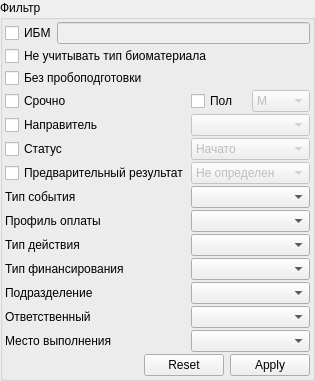
            <widget class="QGroupBox" name="grpStaticFilter">
             <property name="sizePolicy">
              <sizepolicy hsizetype="Minimum" vsizetype="Preferred">
               <horstretch>0</horstretch>
               <verstretch>0</verstretch>
              </sizepolicy>
             </property>
             <property name="title">
              <string>Фильтр</string>
             </property>
             <layout class="QGridLayout" name="gridLayout_5">
              <property name="margin">
               <number>2</number>
              </property>
              <property name="spacing">
               <number>2</number>
              </property>
              <item row="1" column="0" colspan="3">
               <widget class="QCheckBox" name="chkTissueType">
                <property name="text">
                 <string>Не учитывать тип биоматериала</string>
                </property>
               </widget>
              </item>
              <item row="3" column="0">
               <widget class="QCheckBox" name="chkUrgent">
                <property name="text">
                 <string>Срочно</string>
                </property>
               </widget>
              </item>
              <item row="5" column="0">
               <widget class="QCheckBox" name="chkStatus">
                <property name="text">
                 <string>Статус</string>
                </property>
               </widget>
              </item>
              <item row="5" column="1" colspan="2">
               <widget class="QComboBox" name="cmbStatus">
                <property name="enabled">
                 <bool>false</bool>
                </property>
                <property name="sizePolicy">
                 <sizepolicy hsizetype="Minimum" vsizetype="Fixed">
                  <horstretch>1</horstretch>
                  <verstretch>0</verstretch>
                 </sizepolicy>
                </property>
                <item>
                 <property name="text">
                  <string>Начато</string>
                 </property>
                </item>
                <item>
                 <property name="text">
                  <string>Ожидание</string>
                 </property>
                </item>
                <item>
                 <property name="text">
                  <string>Закончено</string>
                 </property>
                </item>
                <item>
                 <property name="text">
                  <string>Отменено</string>
                 </property>
                </item>
                <item>
                 <property name="text">
                  <string>Без результата</string>
                 </property>
                </item>
                <item>
                 <property name="text">
                  <string>Назначено</string>
                 </property>
                </item>
               </widget>
              </item>
              <item row="7" column="0">
               <widget class="QLabel" name="lblEventType">
                <property name="text">
                 <string>Тип события</string>
                </property>
               </widget>
              </item>
              <item row="7" column="1" colspan="2">
               <widget class="CRBComboBox" name="cmbEventType">
                <property name="sizePolicy">
                 <sizepolicy hsizetype="Preferred" vsizetype="Fixed">
                  <horstretch>0</horstretch>
                  <verstretch>0</verstretch>
                 </sizepolicy>
                </property>
               </widget>
              </item>
              <item row="8" column="0">
               <widget class="QLabel" name="lblService">
                <property name="text">
                 <string>Профиль оплаты</string>
                </property>
               </widget>
              </item>
              <item row="8" column="1" colspan="2">
               <widget class="CRBServiceComboBox" name="cmbService">
                <property name="sizePolicy">
                 <sizepolicy hsizetype="Preferred" vsizetype="Fixed">
                  <horstretch>0</horstretch>
                  <verstretch>0</verstretch>
                 </sizepolicy>
                </property>
               </widget>
              </item>
              <item row="9" column="0">
               <widget class="QLabel" name="lblActionType">
                <property name="text">
                 <string>Тип действия</string>
                </property>
               </widget>
              </item>
              <item row="9" column="1" colspan="2">
               <widget class="CActionTypeComboBox" name="cmbActionType">
                <property name="sizePolicy">
                 <sizepolicy hsizetype="Preferred" vsizetype="Fixed">
                  <horstretch>0</horstretch>
                  <verstretch>0</verstretch>
                 </sizepolicy>
                </property>
               </widget>
              </item>
              <item row="10" column="0">
               <widget class="QLabel" name="lblFinanceType">
                <property name="text">
                 <string>Тип финансирования</string>
                </property>
               </widget>
              </item>
              <item row="10" column="1" colspan="2">
               <widget class="CRBComboBox" name="cmbFinanceType">
                <property name="sizePolicy">
                 <sizepolicy hsizetype="Preferred" vsizetype="Fixed">
                  <horstretch>0</horstretch>
                  <verstretch>0</verstretch>
                 </sizepolicy>
                </property>
               </widget>
              </item>
              <item row="11" column="0">
               <widget class="QLabel" name="lblExecOrgStructure">
                <property name="text">
                 <string>Подразделение</string>
                </property>
               </widget>
              </item>
              <item row="11" column="1" colspan="2">
               <widget class="COrgStructureComboBox" name="cmbExecOrgStructure">
                <property name="sizePolicy">
                 <sizepolicy hsizetype="Minimum" vsizetype="Fixed">
                  <horstretch>1</horstretch>
                  <verstretch>0</verstretch>
                 </sizepolicy>
                </property>
               </widget>
              </item>
              <item row="12" column="0">
               <widget class="QLabel" name="lblExecPerson">
                <property name="text">
                 <string>Ответственный</string>
                </property>
               </widget>
              </item>
              <item row="12" column="1" colspan="2">
               <widget class="CPersonComboBoxEx" name="cmbExecPerson">
                <property name="sizePolicy">
                 <sizepolicy hsizetype="Minimum" vsizetype="Fixed">
                  <horstretch>1</horstretch>
                  <verstretch>0</verstretch>
                 </sizepolicy>
                </property>
               </widget>
              </item>
              <item row="13" column="0">
               <widget class="QLabel" name="lblExecOrg">
                <property name="text">
                 <string>Место выполнения</string>
                </property>
               </widget>
              </item>
              <item row="13" column="1" colspan="2">
               <widget class="CPolyclinicComboBox" name="cmbExecOrg">
                <property name="sizePolicy">
                 <sizepolicy hsizetype="Preferred" vsizetype="Fixed">
                  <horstretch>0</horstretch>
                  <verstretch>0</verstretch>
                 </sizepolicy>
                </property>
               </widget>
              </item>
              <item row="15" column="0" rowspan="4" colspan="3">
               <layout class="QHBoxLayout" name="horizontalLayout_4">
                <property name="spacing">
                 <number>0</number>
                </property>
                <item>
                 <spacer name="horizontalSpacer_5">
                  <property name="orientation">
                   <enum>Qt::Horizontal</enum>
                  </property>
                  <property name="sizeHint" stdset="0">
                   <size>
                    <width>40</width>
                    <height>20</height>
                   </size>
                  </property>
                 </spacer>
                </item>
                <item>
                 <widget class="CApplyResetDialogButtonBox" name="buttonBoxFilter">
                  <property name="sizePolicy">
                   <sizepolicy hsizetype="Fixed" vsizetype="Fixed">
                    <horstretch>0</horstretch>
                    <verstretch>0</verstretch>
                   </sizepolicy>
                  </property>
                  <property name="orientation">
                   <enum>Qt::Horizontal</enum>
                  </property>
                  <property name="standardButtons">
                   <set>QDialogButtonBox::Apply|QDialogButtonBox::Reset</set>
                  </property>
                  <property name="centerButtons">
                   <bool>true</bool>
                  </property>
                 </widget>
                </item>
               </layout>
              </item>
              <item row="3" column="1">
               <widget class="QCheckBox" name="chkClientSex">
                <property name="text">
                 <string>Пол</string>
                </property>
               </widget>
              </item>
              <item row="3" column="2">
               <widget class="QComboBox" name="cmbClientSex">
                <property name="enabled">
                 <bool>false</bool>
                </property>
                <property name="sizePolicy">
                 <sizepolicy hsizetype="Preferred" vsizetype="Fixed">
                  <horstretch>0</horstretch>
                  <verstretch>0</verstretch>
                 </sizepolicy>
                </property>
                <item>
                 <property name="text">
                  <string>М</string>
                 </property>
                </item>
                <item>
                 <property name="text">
                  <string>Ж</string>
                 </property>
                </item>
               </widget>
              </item>
              <item row="4" column="0">
               <widget class="QCheckBox" name="chkRelegateOrg">
                <property name="text">
                 <string>Направитель</string>
                </property>
               </widget>
              </item>
              <item row="4" column="1" colspan="2">
               <widget class="COrgComboBox" name="cmbRelegateOrg">
                <property name="enabled">
                 <bool>false</bool>
                </property>
               </widget>
              </item>
              <item row="6" column="0">
               <widget class="QCheckBox" name="chkPreliminaryResult">
                <property name="text">
                 <string>Предварительный результат</string>
                </property>
               </widget>
              </item>
              <item row="6" column="1" colspan="2">
               <widget class="QComboBox" name="cmbPreliminaryResult">
                <property name="enabled">
                 <bool>false</bool>
                </property>
                <item>
                 <property name="text">
                  <string>Не определен</string>
                 </property>
                </item>
                <item>
                 <property name="text">
                  <string>Получен</string>
                 </property>
                </item>
                <item>
                 <property name="text">
                  <string>Без результата</string>
                 </property>
                </item>
               </widget>
              </item>
              <item row="2" column="0" colspan="3">
               <widget class="QCheckBox" name="chkWithoutSampling">
                <property name="text">
                 <string>Без пробоподготовки</string>
                </property>
               </widget>
              </item>
              <item row="0" column="0" colspan="3">
               <widget class="QWidget" name="pnlIBM" native="true">
                <layout class="QHBoxLayout" name="horizontalLayout_5">
                 <property name="spacing">
                  <number>0</number>
                 </property>
                 <property name="margin">
                  <number>0</number>
                 </property>
                 <item>
                  <widget class="QCheckBox" name="chkIBM">
                   <property name="text">
                    <string>ИБМ</string>
                   </property>
                  </widget>
                 </item>
                 <item>
                  <widget class="QLineEdit" name="edtIBM">
                   <property name="enabled">
                    <bool>false</bool>
                   </property>
                  </widget>
                 </item>
                </layout>
               </widget>
              </item>
             </layout>
            </widget>
